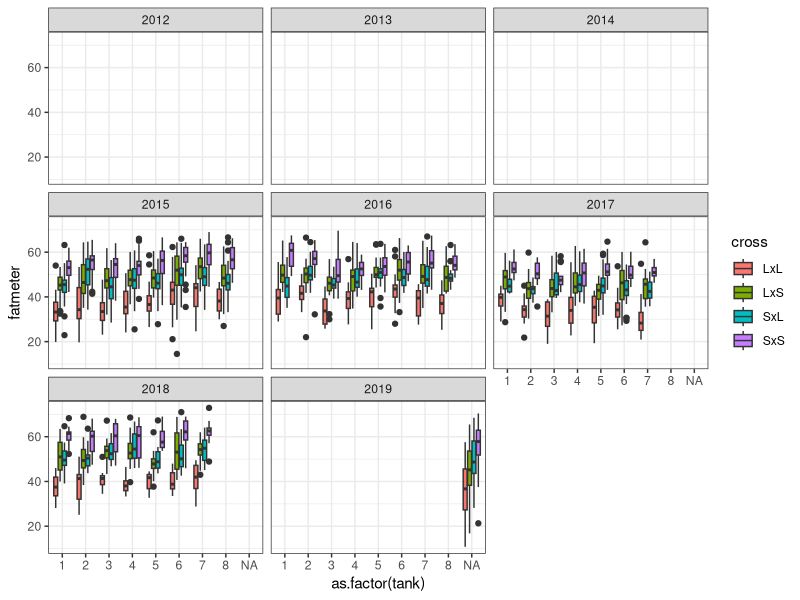
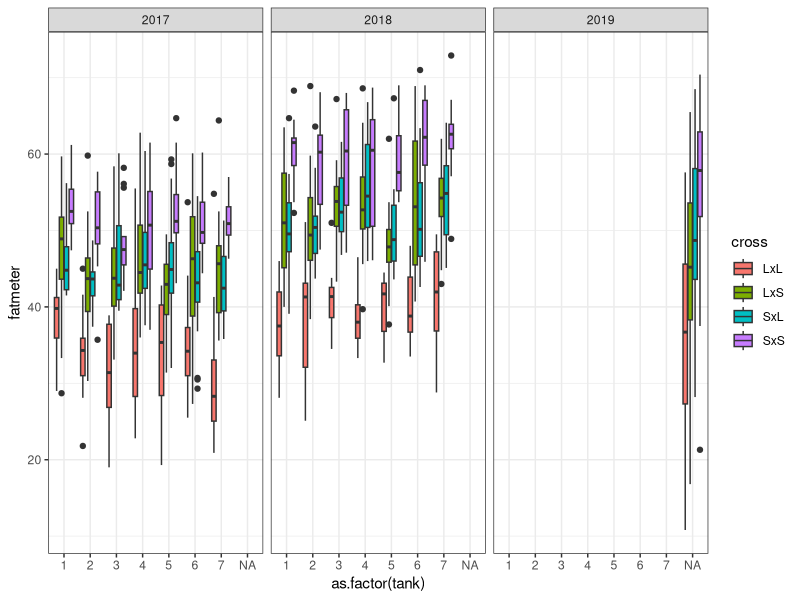
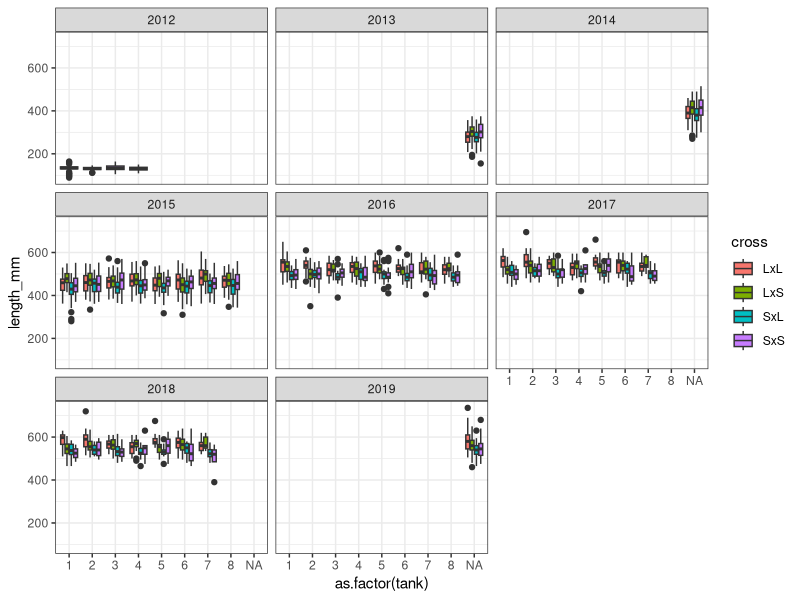
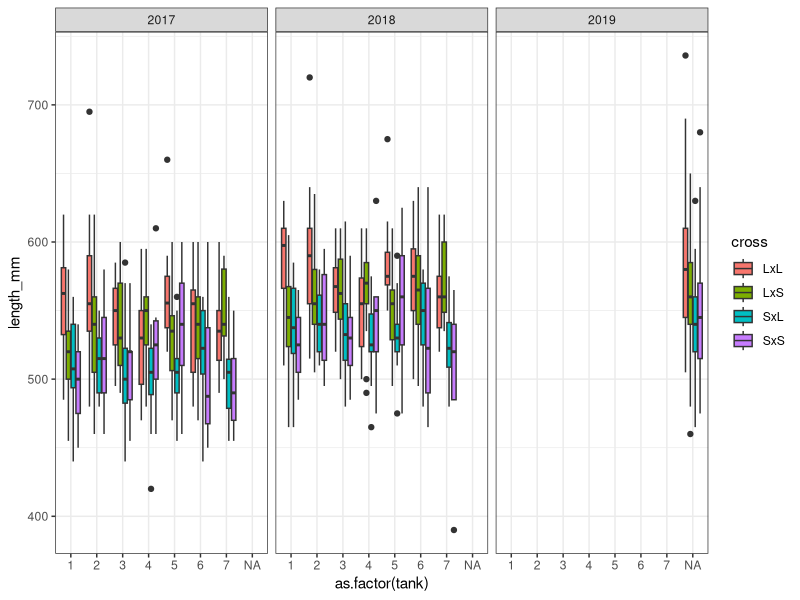
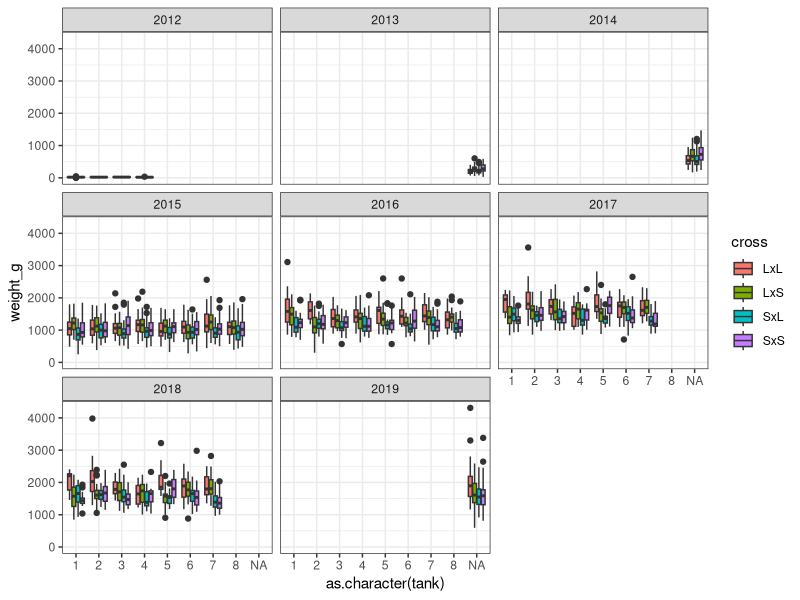
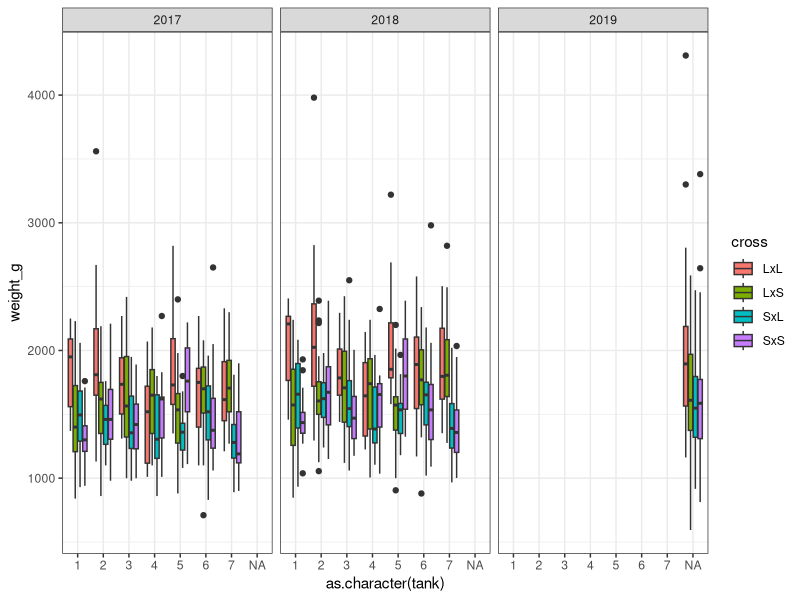

The R script that drew these images, in order:
## ---- chunk 1
knitr::opts_chunk$set(echo = TRUE)
library(tidyverse)
library(knitr)

## ---- chunk 2
bio_data <- read.csv("./data/master_BioData_ranks_poSAL.csv")


kable(bio_data %>% group_by(year, tank, cross) %>% summarise(Number_of_fish=n()))

kable(bio_data %>% group_by(year, cross) %>% summarise(Number_of_fish=n()))


## ---- chunk 3

ggplot(bio_data, aes(x = as.factor(tank), y = fatmeter, fill = cross))+
  geom_boxplot()+
  facet_wrap(~year)+
  theme_bw()

## ---- chunk 4
data2016_2019 = bio_data %>% filter(year >2016)

anova(lm(fatmeter~as.character(tank)+as.character(year)+cross,data = data2016_2019))

ggplot(data2016_2019, aes(x = as.factor(tank), y = fatmeter, fill = cross))+
  geom_boxplot()+
  facet_wrap(~year)+
  theme_bw()


broom::tidy(TukeyHSD(aov(fatmeter~as.character(tank)+as.character(year)+cross,data = data2016_2019)))
dfat <- broom::tidy(TukeyHSD(aov(fatmeter~as.character(tank)+as.character(year)+cross,data = data2016_2019)))


## ---- chunk 5

ggplot(bio_data, aes(x = as.factor(tank), y = length_mm, fill = cross))+
  geom_boxplot()+
  facet_wrap(~year)+
  theme_bw()

## ---- chunk 6
data2016_2019 = bio_data %>% filter(year >2016)

ggplot(data2016_2019, aes(x = as.factor(tank), y = length_mm, fill = cross))+
  geom_boxplot()+
  facet_wrap(~year)+
  theme_bw()

anova(lm(length_mm~as.character(tank)+as.character(year)+cross,data = data2016_2019))

broom::tidy(TukeyHSD(aov(length_mm~as.character(tank)+as.character(year),data = data2016_2019)))
dlen <- broom::tidy(TukeyHSD(aov(length_mm~as.character(tank)+as.character(year),data = data2016_2019)))

## ---- chunk 7

ggplot(bio_data, aes(x = as.character(tank), y = weight_g, fill = cross))+
  geom_boxplot()+
  facet_wrap(~year)+
  theme_bw()

## ---- chunk 8
data2016_2019 = bio_data %>% filter(year >2016)

ggplot(data2016_2019, aes(x = as.character(tank), y = weight_g, fill = cross))+
  geom_boxplot()+
  facet_wrap(~year)+
  theme_bw()

anova(lm(weight_g~as.character(tank)+as.character(year),data = data2016_2019))

broom::tidy(TukeyHSD(aov(weight_g~as.character(tank)+as.character(year)+cross,data = data2016_2019)))

dwt <- broom::tidy(TukeyHSD(aov(weight_g~as.character(tank)+as.character(year)+cross,data = data2016_2019)))

